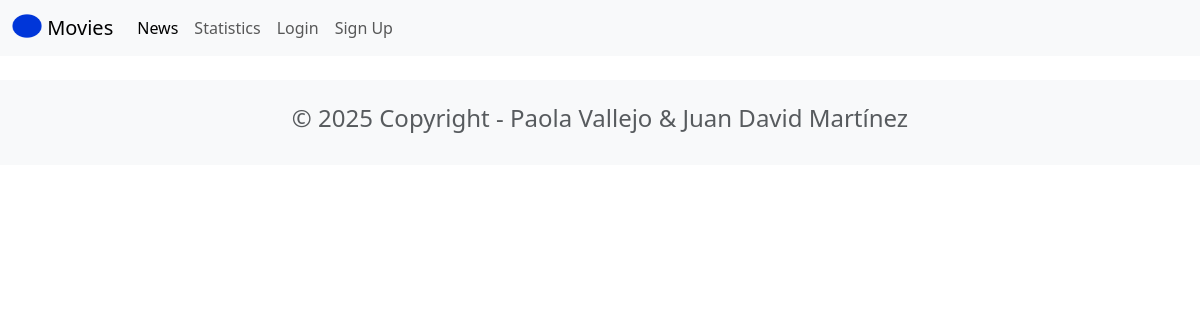
Before: /news/ with the older database file.
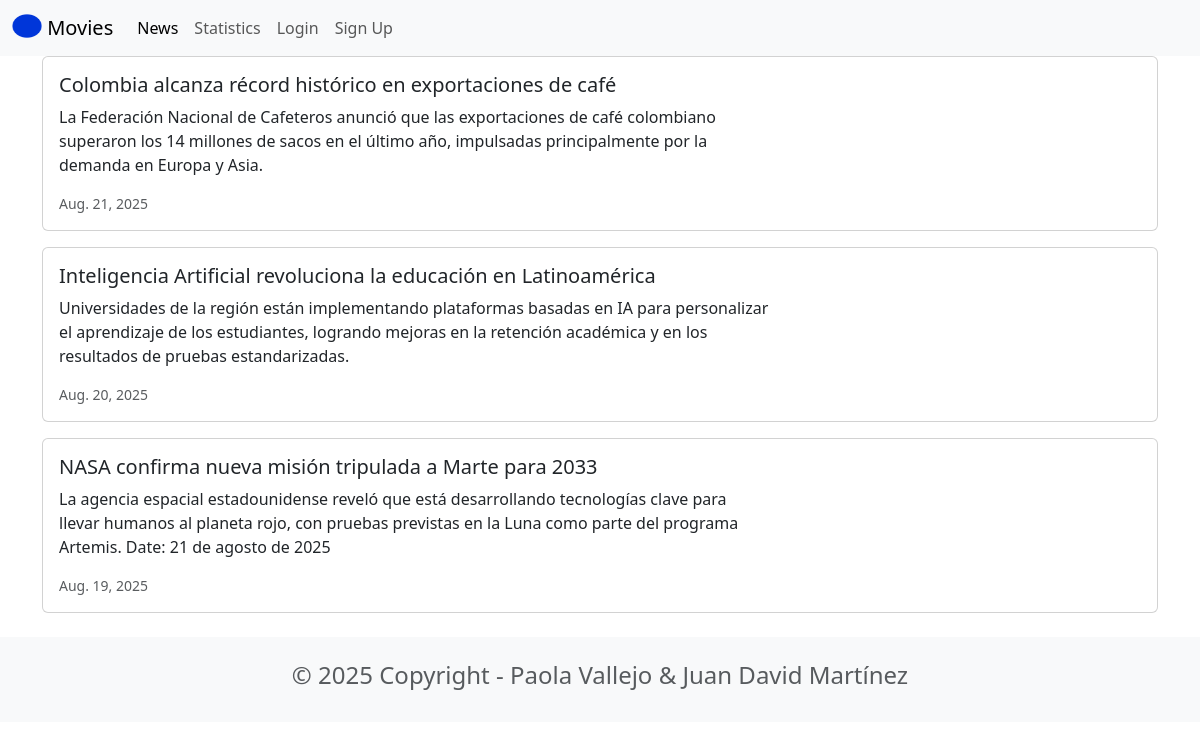
After: the same page with the newer database file.
### news/models.py (models this page shows, shortened)
class News(models.Model):
    headline = models.CharField(max_length=200)
    body = models.TextField()
    date = models.DateField()

### news/views.py (the view)
# urls.py: path('news/', include('news.urls')),
def news(request):
    newss = News.objects.all().order_by('-date')
    return render(request, 'news.html', {'news':newss})

### news/templates/news.html
{% extends 'base.html' %}
{% block content %}
<div class container>
    {% for news in news %}
    <div class="card mb-3">
        <div class="row g-0">
            <div class="col-md-8">
                <div class="card-body">
                    <h5 class="card-title">{{ news.headline }}</h5>
                    <p class="card-text">{{ news.body }}</p>
                    <p class="card-text"><small class="text-muted">{{ news.date }}</small></p>
                </div>
            </div>
        </div>
    </div>
    {% endfor %}
</div>
{% endblock content %}

### moviereviews/templates/base.html (shortened to what this page needs)
<head>
    <link href="https://cdn.jsdelivr.net/npm/bootstrap@5.3.7/dist/css/bootstrap.min.css" rel="stylesheet"
>
</head>
<nav class="navbar navbar-expand-lg bg-body-tertiary">
    <div class="container-fluid">
        <a class="navbar-brand" href="{% url 'home' %}">
            {% load static %}
            <img src="{% static 'images/home.png' %}" alt="" width="30" height="24"
                class="d-inline-block align-text-top">
            Movies
        </a>
        <div class="collapse navbar-collapse" id="navbarSupportedContent">
            <ul class="navbar-nav me-auto mb-2 mb-lg-0">
                <li class="nav-item">
                    <a class="nav-link active" aria-current="page" href="{% url 'news' %}">News</a>
                </li>
                <li class="nav-item">
                    <a class="nav-link" href="{% url 'statistics' %}">Statistics</a>
                </li>
                <li class="nav-item">
                    <a class="nav-link" href="#">Login</a>
                </li>
                <li class="nav-item">
                    <a class="nav-link" href="#">Sign Up</a>
                </li>
            </ul>
        </div>
    </div>
</nav>
<div class="container">
    {% block content %}
    {% endblock content %}
</div>
<footer class="text-center text-lg-start bg-light text-muted mt-4">
    <div class="container">
        <div class="row">
            <div class="text-center p-4">
                <h4>© 2025 Copyright - Paola Vallejo & Juan David Martínez</h4>
            </div>
        </div>
    </div>
</footer>

Changed rows visible on the page:
added News: headline "Colombia alcanza récord histórico en exportaciones de café", body "La Federación Nacional de Cafeteros anunció que las exportaciones de café colombiano superaron los 14 millones de sacos en el último año, impulsadas principalmente por la demanda en Europa y Asia.", date "Aug. 21, 2025"
added News: headline "Inteligencia Artificial revoluciona la educación en Latinoamérica", body "Universidades de la región están implementando plataformas basadas en IA para personalizar el aprendizaje de los estudiantes, logrando mejoras en la retención académica y en los resultados de pruebas estandarizadas.", date "Aug. 20, 2025"
added News: headline "NASA confirma nueva misión tripulada a Marte para 2033", body "La agencia espacial estadounidense reveló que está desarrollando tecnologías clave para llevar humanos al planeta rojo, con pruebas previstas en la Luna como parte del programa Artemis. Date: 21 de agosto de 2025", date "Aug. 19, 2025"
